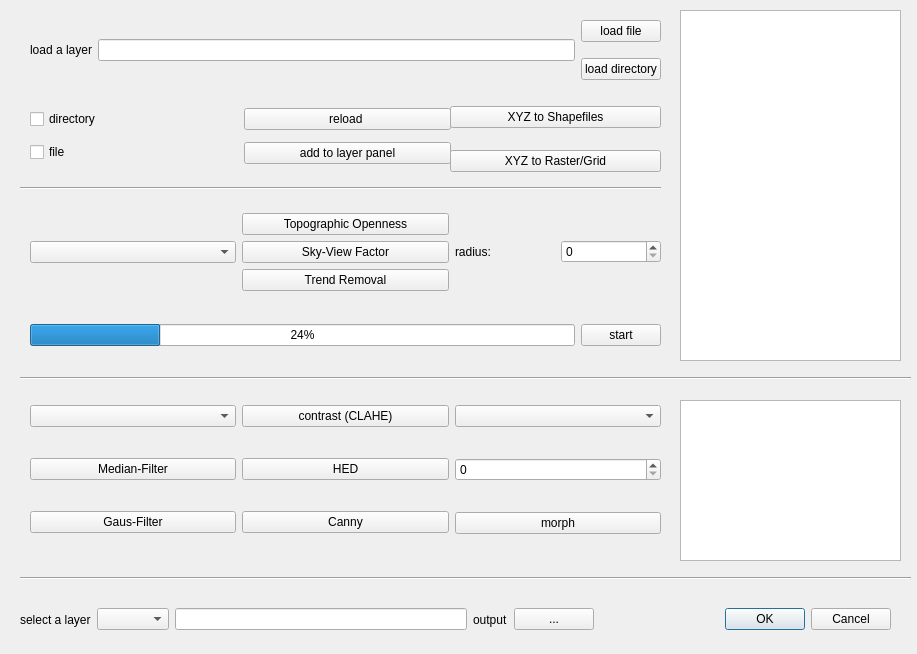
<?xml version="1.0" encoding="UTF-8"?>
<ui version="4.0">
 <class>typicalnDialogBase</class>
 <widget class="QDialog" name="typicalnDialogBase">
  <property name="geometry">
   <rect>
    <x>0</x>
    <y>0</y>
    <width>917</width>
    <height>654</height>
   </rect>
  </property>
  <property name="windowTitle">
   <string>typicaln</string>
  </property>
  <widget class="Line" name="line">
   <property name="geometry">
    <rect>
     <x>20</x>
     <y>180</y>
     <width>641</width>
     <height>16</height>
    </rect>
   </property>
   <property name="orientation">
    <enum>Qt::Horizontal</enum>
   </property>
  </widget>
  <widget class="QWidget" name="verticalLayoutWidget_2">
   <property name="geometry">
    <rect>
     <x>30</x>
     <y>102</y>
     <width>421</width>
     <height>68</height>
    </rect>
   </property>
   <layout class="QHBoxLayout" name="horizontalLayout_11">
    <item>
     <layout class="QVBoxLayout" name="verticalLayout_2">
      <item>
       <widget class="QCheckBox" name="checkBox">
        <property name="text">
         <string>directory</string>
        </property>
       </widget>
      </item>
      <item>
       <widget class="QCheckBox" name="checkBox_2">
        <property name="text">
         <string>file</string>
        </property>
       </widget>
      </item>
     </layout>
    </item>
    <item>
     <layout class="QVBoxLayout" name="verticalLayout_10">
      <item>
       <widget class="QPushButton" name="pushButton_6">
        <property name="text">
         <string>reload </string>
        </property>
       </widget>
      </item>
      <item>
       <widget class="QPushButton" name="pushButton_3">
        <property name="text">
         <string>add to layer panel</string>
        </property>
       </widget>
      </item>
     </layout>
    </item>
   </layout>
  </widget>
  <widget class="QListView" name="listView">
   <property name="geometry">
    <rect>
     <x>680</x>
     <y>10</y>
     <width>221</width>
     <height>351</height>
    </rect>
   </property>
  </widget>
  <widget class="QWidget" name="verticalLayoutWidget_3">
   <property name="geometry">
    <rect>
     <x>30</x>
     <y>200</y>
     <width>631</width>
     <height>104</height>
    </rect>
   </property>
   <layout class="QVBoxLayout" name="verticalLayout_3">
    <item>
     <layout class="QHBoxLayout" name="horizontalLayout_6">
      <item>
       <layout class="QVBoxLayout" name="verticalLayout_9">
        <item>
         <widget class="QComboBox" name="comboBox_2"/>
        </item>
       </layout>
      </item>
      <item>
       <layout class="QVBoxLayout" name="verticalLayout_8">
        <item>
         <widget class="QPushButton" name="pushButton_10">
          <property name="text">
           <string>Topographic Openness</string>
          </property>
         </widget>
        </item>
        <item>
         <widget class="QPushButton" name="pushButton_12">
          <property name="text">
           <string>Sky-View Factor</string>
          </property>
         </widget>
        </item>
        <item>
         <widget class="QPushButton" name="pushButton_13">
          <property name="text">
           <string>Trend Removal</string>
          </property>
         </widget>
        </item>
       </layout>
      </item>
      <item>
       <layout class="QHBoxLayout" name="horizontalLayout_8">
        <item>
         <widget class="QLabel" name="label_5">
          <property name="text">
           <string>radius:</string>
          </property>
         </widget>
        </item>
        <item>
         <widget class="QSpinBox" name="spinBox_2"/>
        </item>
       </layout>
      </item>
     </layout>
    </item>
   </layout>
  </widget>
  <widget class="QWidget" name="horizontalLayoutWidget_2">
   <property name="geometry">
    <rect>
     <x>20</x>
     <y>589</y>
     <width>871</width>
     <height>61</height>
    </rect>
   </property>
   <layout class="QHBoxLayout" name="horizontalLayout_2">
    <item>
     <widget class="QLabel" name="label">
      <property name="text">
       <string>select a layer</string>
      </property>
     </widget>
    </item>
    <item>
     <widget class="QComboBox" name="comboBox"/>
    </item>
    <item>
     <widget class="QLineEdit" name="lineEdit"/>
    </item>
    <item>
     <widget class="QLabel" name="label_2">
      <property name="text">
       <string>output</string>
      </property>
     </widget>
    </item>
    <item>
     <widget class="QPushButton" name="pushButton">
      <property name="text">
       <string>...</string>
      </property>
     </widget>
    </item>
    <item>
     <widget class="QDialogButtonBox" name="button_box">
      <property name="orientation">
       <enum>Qt::Horizontal</enum>
      </property>
      <property name="standardButtons">
       <set>QDialogButtonBox::Cancel|QDialogButtonBox::Ok</set>
      </property>
     </widget>
    </item>
    <item>
     <layout class="QHBoxLayout" name="horizontalLayout_10"/>
    </item>
   </layout>
  </widget>
  <widget class="Line" name="line_2">
   <property name="geometry">
    <rect>
     <x>20</x>
     <y>570</y>
     <width>891</width>
     <height>16</height>
    </rect>
   </property>
   <property name="orientation">
    <enum>Qt::Horizontal</enum>
   </property>
  </widget>
  <widget class="QWidget" name="horizontalLayoutWidget_3">
   <property name="geometry">
    <rect>
     <x>30</x>
     <y>10</y>
     <width>631</width>
     <height>80</height>
    </rect>
   </property>
   <layout class="QHBoxLayout" name="horizontalLayout_3">
    <item>
     <widget class="QLabel" name="label_3">
      <property name="text">
       <string>load a layer</string>
      </property>
     </widget>
    </item>
    <item>
     <widget class="QLineEdit" name="lineEdit_2"/>
    </item>
    <item>
     <layout class="QVBoxLayout" name="verticalLayout_4">
      <item>
       <widget class="QPushButton" name="pushButton_2">
        <property name="text">
         <string>load file</string>
        </property>
       </widget>
      </item>
      <item>
       <widget class="QPushButton" name="pushButton_8">
        <property name="text">
         <string>load directory</string>
        </property>
       </widget>
      </item>
     </layout>
    </item>
   </layout>
  </widget>
  <widget class="QWidget" name="verticalLayoutWidget_5">
   <property name="geometry">
    <rect>
     <x>450</x>
     <y>90</y>
     <width>211</width>
     <height>100</height>
    </rect>
   </property>
   <layout class="QVBoxLayout" name="verticalLayout_5">
    <item>
     <widget class="QPushButton" name="pushButton_5">
      <property name="text">
       <string>XYZ to Shapefiles</string>
      </property>
     </widget>
    </item>
    <item>
     <widget class="QPushButton" name="pushButton_9">
      <property name="text">
       <string>XYZ to Raster/Grid</string>
      </property>
     </widget>
    </item>
   </layout>
  </widget>
  <widget class="QWidget" name="horizontalLayoutWidget_4">
   <property name="geometry">
    <rect>
     <x>30</x>
     <y>380</y>
     <width>631</width>
     <height>181</height>
    </rect>
   </property>
   <layout class="QHBoxLayout" name="horizontalLayout_4">
    <item>
     <layout class="QVBoxLayout" name="verticalLayout_7">
      <item>
       <widget class="QComboBox" name="comboBox_3"/>
      </item>
      <item>
       <widget class="QPushButton" name="pushButton_17">
        <property name="text">
         <string>Median-Filter</string>
        </property>
       </widget>
      </item>
      <item>
       <widget class="QPushButton" name="pushButton_16">
        <property name="text">
         <string>Gaus-Filter</string>
        </property>
       </widget>
      </item>
     </layout>
    </item>
    <item>
     <layout class="QVBoxLayout" name="verticalLayout">
      <item>
       <widget class="QPushButton" name="pushButton_15">
        <property name="text">
         <string>contrast (CLAHE)</string>
        </property>
       </widget>
      </item>
      <item>
       <widget class="QPushButton" name="pushButton_4">
        <property name="text">
         <string>HED</string>
        </property>
       </widget>
      </item>
      <item>
       <widget class="QPushButton" name="pushButton_7">
        <property name="text">
         <string>Canny</string>
        </property>
       </widget>
      </item>
     </layout>
    </item>
    <item>
     <layout class="QVBoxLayout" name="verticalLayout_6">
      <item>
       <widget class="QComboBox" name="comboBox_4"/>
      </item>
      <item>
       <widget class="QSpinBox" name="spinBox"/>
      </item>
      <item>
       <widget class="QPushButton" name="pushButton_14">
        <property name="text">
         <string>morph</string>
        </property>
       </widget>
      </item>
     </layout>
    </item>
   </layout>
  </widget>
  <widget class="QWidget" name="horizontalLayoutWidget_5">
   <property name="geometry">
    <rect>
     <x>30</x>
     <y>310</y>
     <width>631</width>
     <height>51</height>
    </rect>
   </property>
   <layout class="QHBoxLayout" name="horizontalLayout_5">
    <item>
     <widget class="QProgressBar" name="progressBar">
      <property name="value">
       <number>24</number>
      </property>
     </widget>
    </item>
    <item>
     <widget class="QPushButton" name="pushButton_11">
      <property name="text">
       <string>start</string>
      </property>
     </widget>
    </item>
   </layout>
  </widget>
  <widget class="QLabel" name="label_4">
   <property name="geometry">
    <rect>
     <x>680</x>
     <y>400</y>
     <width>221</width>
     <height>161</height>
    </rect>
   </property>
   <property name="text">
    <string/>
   </property>
  </widget>
  <widget class="Line" name="line_3">
   <property name="geometry">
    <rect>
     <x>20</x>
     <y>370</y>
     <width>891</width>
     <height>16</height>
    </rect>
   </property>
   <property name="orientation">
    <enum>Qt::Horizontal</enum>
   </property>
  </widget>
  <widget class="QGraphicsView" name="graphicsView_3">
   <property name="geometry">
    <rect>
     <x>680</x>
     <y>400</y>
     <width>221</width>
     <height>161</height>
    </rect>
   </property>
  </widget>
  <zorder>graphicsView_3</zorder>
  <zorder>line</zorder>
  <zorder>verticalLayoutWidget_2</zorder>
  <zorder>listView</zorder>
  <zorder>verticalLayoutWidget_3</zorder>
  <zorder>horizontalLayoutWidget_2</zorder>
  <zorder>line_2</zorder>
  <zorder>horizontalLayoutWidget_3</zorder>
  <zorder>verticalLayoutWidget_5</zorder>
  <zorder>horizontalLayoutWidget_4</zorder>
  <zorder>horizontalLayoutWidget_5</zorder>
  <zorder>line_3</zorder>
  <zorder>label_4</zorder>
 </widget>
 <resources/>
 <connections>
  <connection>
   <sender>button_box</sender>
   <signal>accepted()</signal>
   <receiver>typicalnDialogBase</receiver>
   <slot>accept()</slot>
   <hints>
    <hint type="sourcelabel">
     <x>20</x>
     <y>20</y>
    </hint>
    <hint type="destinationlabel">
     <x>20</x>
     <y>20</y>
    </hint>
   </hints>
  </connection>
  <connection>
   <sender>button_box</sender>
   <signal>rejected()</signal>
   <receiver>typicalnDialogBase</receiver>
   <slot>reject()</slot>
   <hints>
    <hint type="sourcelabel">
     <x>20</x>
     <y>20</y>
    </hint>
    <hint type="destinationlabel">
     <x>20</x>
     <y>20</y>
    </hint>
   </hints>
  </connection>
 </connections>
</ui>
